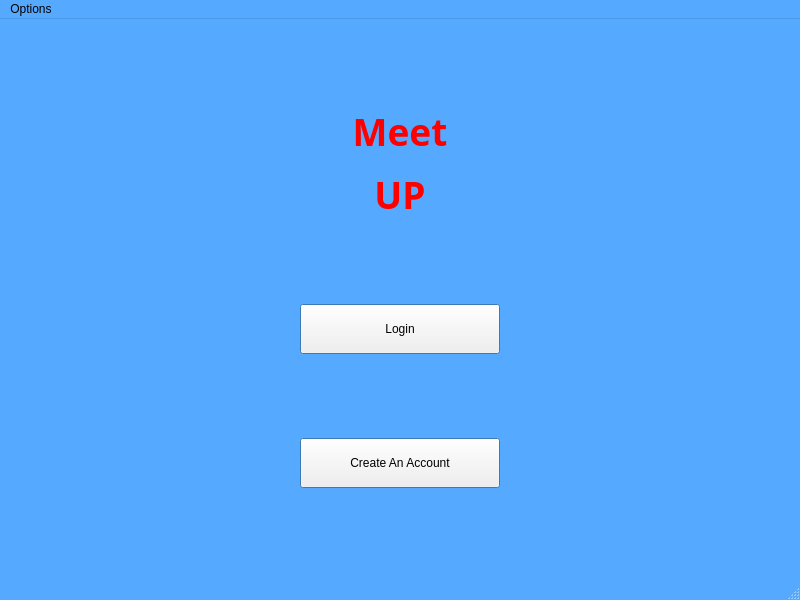
<?xml version="1.0" encoding="UTF-8"?>
<ui version="4.0">
 <class>MainWindow</class>
 <widget class="QMainWindow" name="MainWindow">
  <property name="geometry">
   <rect>
    <x>0</x>
    <y>0</y>
    <width>800</width>
    <height>600</height>
   </rect>
  </property>
  <property name="palette">
   <palette>
    <active>
     <colorrole role="Base">
      <brush brushstyle="SolidPattern">
       <color alpha="255">
        <red>85</red>
        <green>170</green>
        <blue>255</blue>
       </color>
      </brush>
     </colorrole>
     <colorrole role="Window">
      <brush brushstyle="SolidPattern">
       <color alpha="255">
        <red>85</red>
        <green>170</green>
        <blue>255</blue>
       </color>
      </brush>
     </colorrole>
    </active>
    <inactive>
     <colorrole role="Base">
      <brush brushstyle="SolidPattern">
       <color alpha="255">
        <red>85</red>
        <green>170</green>
        <blue>255</blue>
       </color>
      </brush>
     </colorrole>
     <colorrole role="Window">
      <brush brushstyle="SolidPattern">
       <color alpha="255">
        <red>85</red>
        <green>170</green>
        <blue>255</blue>
       </color>
      </brush>
     </colorrole>
    </inactive>
    <disabled>
     <colorrole role="Base">
      <brush brushstyle="SolidPattern">
       <color alpha="255">
        <red>85</red>
        <green>170</green>
        <blue>255</blue>
       </color>
      </brush>
     </colorrole>
     <colorrole role="Window">
      <brush brushstyle="SolidPattern">
       <color alpha="255">
        <red>85</red>
        <green>170</green>
        <blue>255</blue>
       </color>
      </brush>
     </colorrole>
    </disabled>
   </palette>
  </property>
  <property name="windowTitle">
   <string>MainWindow</string>
  </property>
  <widget class="QWidget" name="centralwidget">
   <layout class="QGridLayout" name="gridLayout">
    <item row="1" column="0">
     <widget class="QPushButton" name="loginButton">
      <property name="sizePolicy">
       <sizepolicy hsizetype="Fixed" vsizetype="Fixed">
        <horstretch>0</horstretch>
        <verstretch>0</verstretch>
       </sizepolicy>
      </property>
      <property name="minimumSize">
       <size>
        <width>200</width>
        <height>50</height>
       </size>
      </property>
      <property name="baseSize">
       <size>
        <width>0</width>
        <height>11</height>
       </size>
      </property>
      <property name="text">
       <string>Login</string>
      </property>
     </widget>
    </item>
    <item row="0" column="0">
     <widget class="QLabel" name="label_2">
      <property name="sizePolicy">
       <sizepolicy hsizetype="Preferred" vsizetype="Fixed">
        <horstretch>0</horstretch>
        <verstretch>0</verstretch>
       </sizepolicy>
      </property>
      <property name="font">
       <font>
        <family>Ink Free</family>
        <pointsize>25</pointsize>
       </font>
      </property>
      <property name="text">
       <string>&lt;html&gt;&lt;head/&gt;&lt;body&gt;&lt;p&gt;&lt;span style=&quot; font-size:28pt; font-weight:700; color:#ff0000;&quot;&gt;Meet&lt;/span&gt;&lt;/p&gt;&lt;p&gt;&lt;span style=&quot; font-size:28pt; font-weight:700; color:#ff0000;&quot;&gt;UP&lt;/span&gt;&lt;/p&gt;&lt;/body&gt;&lt;/html&gt;</string>
      </property>
      <property name="alignment">
       <set>Qt::AlignmentFlag::AlignCenter</set>
      </property>
     </widget>
    </item>
    <item row="2" column="0">
     <widget class="QPushButton" name="loginButton_2">
      <property name="sizePolicy">
       <sizepolicy hsizetype="Minimum" vsizetype="Fixed">
        <horstretch>0</horstretch>
        <verstretch>0</verstretch>
       </sizepolicy>
      </property>
      <property name="minimumSize">
       <size>
        <width>0</width>
        <height>50</height>
       </size>
      </property>
      <property name="text">
       <string>Create An Account</string>
      </property>
      <property name="iconSize">
       <size>
        <width>16</width>
        <height>30</height>
       </size>
      </property>
     </widget>
    </item>
   </layout>
  </widget>
  <widget class="QMenuBar" name="menubar">
   <property name="geometry">
    <rect>
     <x>0</x>
     <y>0</y>
     <width>800</width>
     <height>33</height>
    </rect>
   </property>
   <property name="autoFillBackground">
    <bool>true</bool>
   </property>
   <widget class="QMenu" name="menuHome">
    <property name="title">
     <string>Options</string>
    </property>
    <addaction name="actionHome"/>
    <addaction name="actionLogout"/>
   </widget>
   <addaction name="menuHome"/>
  </widget>
  <widget class="QStatusBar" name="statusbar"/>
  <action name="actionHome">
   <property name="text">
    <string>Home</string>
   </property>
  </action>
  <action name="actionLogout">
   <property name="text">
    <string>Logout</string>
   </property>
  </action>
 </widget>
 <resources/>
 <connections/>
</ui>
